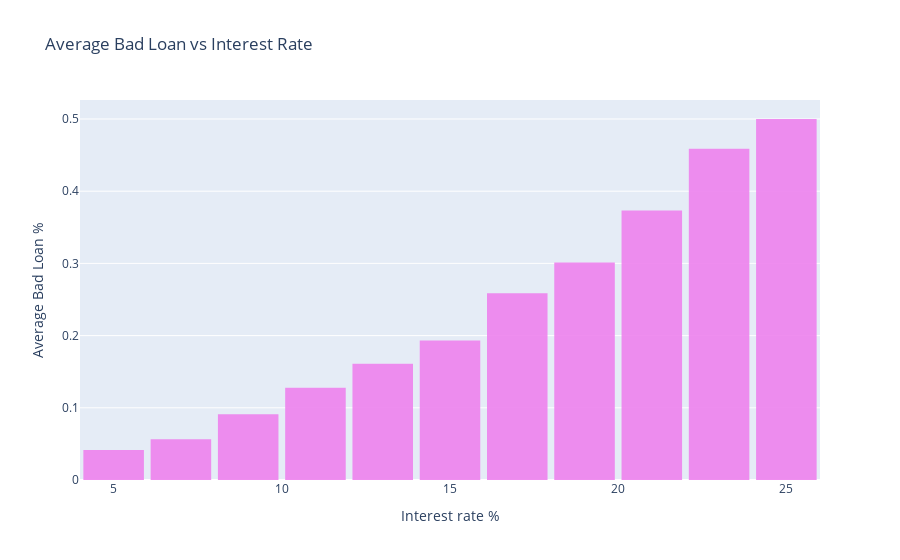
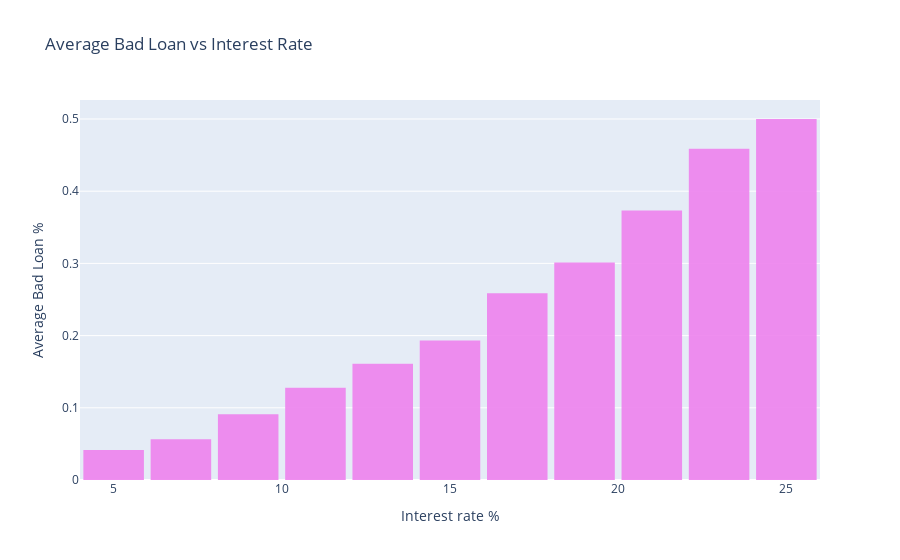

The notebook cell these images were saved under, in order:
### Code cell
from plotly.subplots import make_subplots
import plotly.graph_objects as go

fig = make_subplots(rows=1, cols=1)
trace = go.Histogram(x=df["int_rate_percent"], y=df["loan_status"], histfunc='avg', nbinsx=10, marker_color='Violet',
    opacity=0.90)
fig.append_trace(trace,1,1)
fig.update_layout(bargap=0.1,
                  title_text='Average Bad Loan vs Interest Rate',
                  xaxis_title_text='Interest rate %', 
                  yaxis_title_text='Average Bad Loan %')
fig.show()

#Recommendations
#higher the interest rate , higher the chances to have bad loan and to be a defaulter.

### Figure 1 — Plotly figure (JSON) as saved in the notebook; plotly's stock layout.template omitted (floating-point values rounded to 4 significant figures; data arrays with more than 128 entries replaced by an {"elided": "..."} marker saying what was removed)
{"data": [{"histfunc": "avg", "marker": {"color": "Violet"}, "nbinsx": 10, "opacity": 0.9, "type": "histogram", "x": {"elided": "38191 float values"}, "xaxis": "x", "y": {"elided": "38191 int values"}, "yaxis": "y"}], "layout": {"bargap": 0.1, "title": {"text": "Average Bad Loan vs Interest Rate"}, "xaxis": {"anchor": "y", "domain": [0, 1], "title": {"text": "Interest rate %"}}, "yaxis": {"anchor": "x", "domain": [0, 1], "title": {"text": "Average Bad Loan %"}}}}

### Figure 2 — Plotly figure (JSON) as saved in the notebook; plotly's stock layout.template omitted (floating-point values rounded to 4 significant figures; data arrays with more than 128 entries replaced by an {"elided": "..."} marker saying what was removed)
{"data": [{"histfunc": "avg", "marker": {"color": "Violet"}, "nbinsx": 10, "opacity": 0.9, "type": "histogram", "x": {"elided": "38191 float values"}, "xaxis": "x", "y": {"elided": "38191 int values"}, "yaxis": "y"}], "layout": {"bargap": 0.1, "title": {"text": "Average Bad Loan vs Interest Rate"}, "xaxis": {"anchor": "y", "domain": [0, 1], "title": {"text": "Interest rate %"}}, "yaxis": {"anchor": "x", "domain": [0, 1], "title": {"text": "Average Bad Loan %"}}}}
